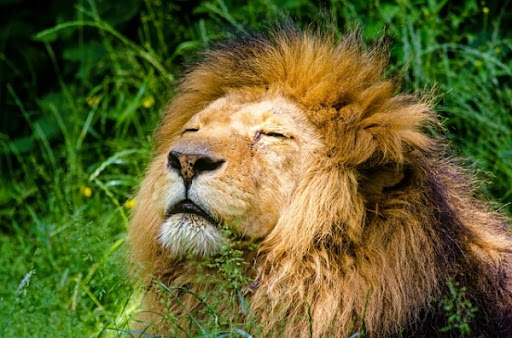
#> input picture python_work/20211217-py/cat.jpg, 512 x 338 px
$ python EX04.py
#> lines starting #> are read from the running program, lines starting #| are printed output that depends on the picture; after the words box and inside, x2 and y2 are one past the last pixel; in counts of white or black regions, pixels touching at a corner belong together
import cv2

cat_img = cv2.imread('cat.jpg', cv2.IMREAD_GRAYSCALE)
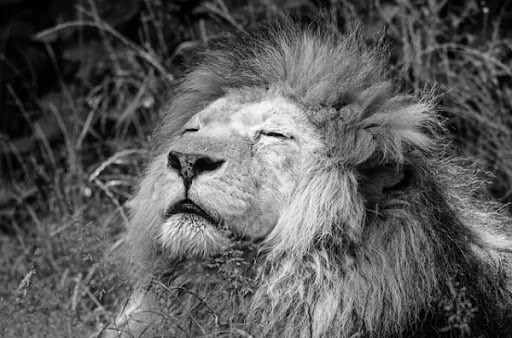
#> cat_img: shape (338, 512); min 0, max 255, mean 90.5

print(cat_img[0, 0])
#| 16
print(cat_img[0, 1])
#| 16
print(cat_img[0, 2])
#| 16
print(cat_img[0, 3])
#| 16
print(cat_img[0, 4])
#| 16
print(cat_img[0, 5])
#| 16


cv2.imshow('cat_img', cat_img)
cv2.waitKey(0)

# tresh_img[0:40,0:30] = 255

ret, tresh_img = cv2.threshold(cat_img,75,255,cv2.THRESH_BINARY)
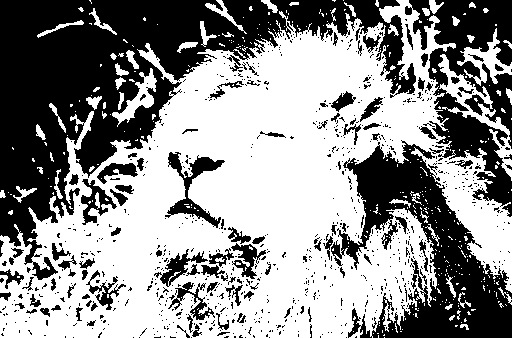
#> tresh_img: shape (338, 512); 56.7% white; 815 black regions (712 under 20 px), largest, box (x1, y1, x2, y2) and area: (0, 0, 416, 280) 37822, (331, 140, 512, 338) 14707, (405, 0, 512, 217) 10310
cv2.imshow('tresh_img',tresh_img)
cv2.waitKey(0)

ret, tresh_img = cv2.threshold(cat_img,75,255,cv2.THRESH_BINARY_INV)
cv2.imshow('tresh_img',tresh_img)
cv2.waitKey(0)

ret, tresh_img = cv2.threshold(cat_img,75,255,cv2.THRESH_TRUNC)
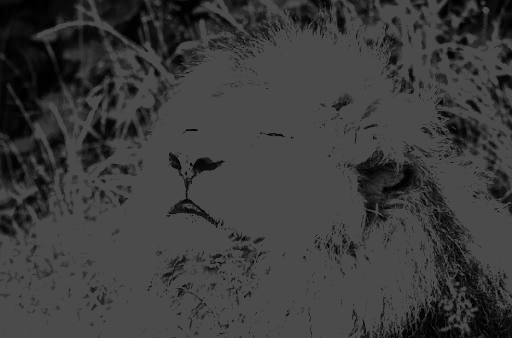
#> tresh_img: shape (338, 512); min 0, max 75, mean 59.9
cv2.imshow('tresh_img',tresh_img)
cv2.waitKey(0)

ret, tresh_img = cv2.threshold(cat_img,75,255,cv2.THRESH_TOZERO)
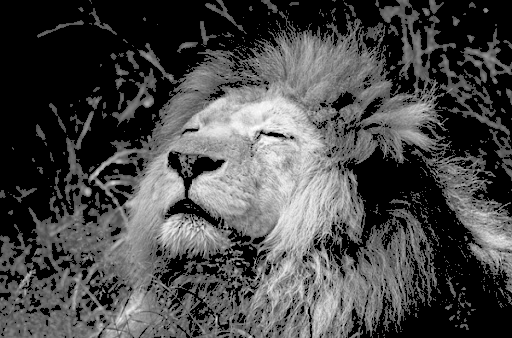
#> tresh_img: shape (338, 512); min 0, max 255, mean 73.1
cv2.imshow('tresh_img',tresh_img)
cv2.waitKey(0)

ret, tresh_img = cv2.threshold(cat_img,75,255,cv2.THRESH_TOZERO_INV)
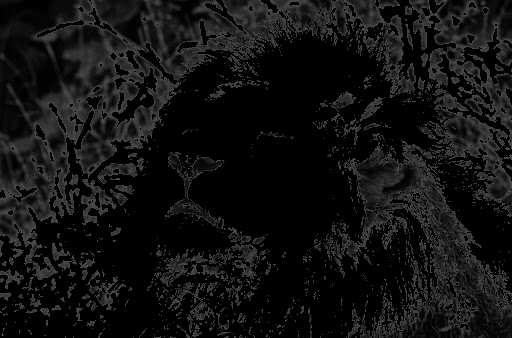
#> tresh_img: shape (338, 512); min 0, max 75, mean 17.3
cv2.imshow('tresh_img',tresh_img)
cv2.waitKey(0)

$ run again, with python_work/20211217-py/rabbit.jpg copied over python_work/20211217-py/cat.jpg
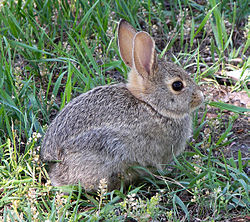
#> input picture python_work/20211217-py/rabbit.jpg, 250 x 222 px
#| 177
#| 187
#| 188
#| 220
#| 194
#| 142
#> `ret, tresh_img = cv2.threshold(cat_img,75,255,cv2.THRESH_BINARY)`:
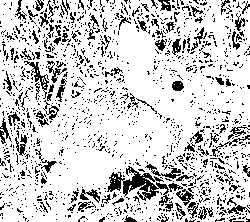
#> tresh_img: shape (222, 250); 81.2% white; black in thin lines or dots
#> `ret, tresh_img = cv2.threshold(cat_img,75,255,cv2.THRESH_TOZERO_INV)`:
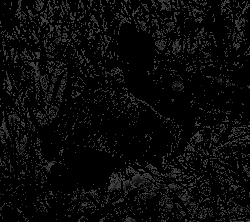
#> tresh_img: shape (222, 250); min 0, max 75, mean 9.5
